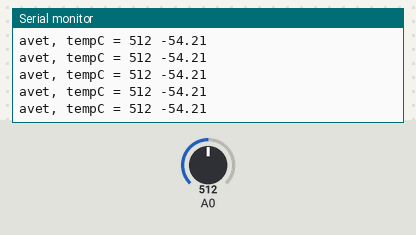
A sketch run on a simulated Arduino Uno, built with avr-gcc and run on an emulated ATmega328P. On the bench: the last lines printed to the serial monitor. The test bench sets the inputs (shaded band); at power-on: A0 = 512.

Above: at 1.2 s.
1.3 s: A0 set to 418
At 1.66 s:
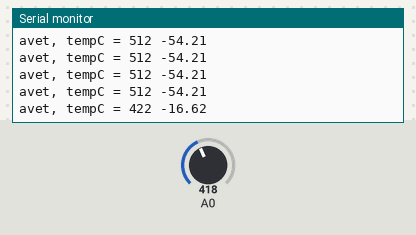
4.3 s: A0 set to 393
At 4.46 s:
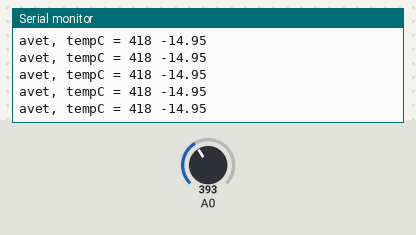
Timing chart, 0 to 7.3 s (numbered marks = the images above; inputs shaded):
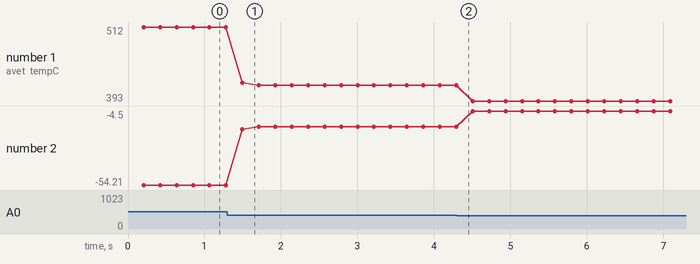

The sketch:

MisTemp.ino
```cpp
void setup()
{
    Serial.begin(9600);
}

void loop() {
//  float vin = 5.0 * analogRead(0) / 1024.0;
//  Serial.print(vin);
//  Serial.print("  ");
//  float tempC = (1.8663 - vin) / 0.01169;
//  float tempF = 1.8 * tempC + 32.0;
//  Serial.print(tempC);
//  Serial.print("  ");
//  Serial.println(tempF);
//  delay(100);
    int avet = 0;
    for (int i=0; i<40; i++) {
      int ti = analogRead(A0);
      avet += ti;
      delay(5);
    }
    avet = avet/40;

    float vin = 5.0 * avet / 1024.0;
    float tempC = (1.8663 - vin) / 0.01169;
     Serial.print("avet, tempC = ");
     Serial.print(avet);
     Serial.print(" ");
     Serial.println(tempC);

    delay(10);
}
```

Measured:
- after the input at 1.3 s, the serial monitor: prints a new line after 0.20 s (image 1)
- plotted number 1: 512 → 418 after the input at 1.3 s, 418 → 393 after the input at 4.3 s
- plotted number 2: -54.21 → -14.95 after the input at 1.3 s, -14.95 → -4.5 after the input at 4.3 s
